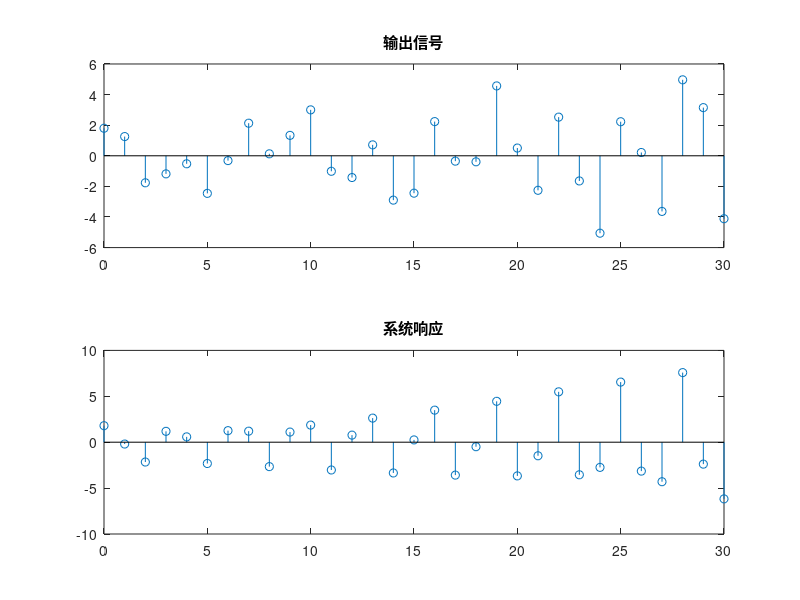

The MATLAB source for this figure:
num=[1.8 0.34 -1.32 -0.86];
den=[1 0.3 0.5 -0.72];
n=0:30;
x=cos(0.2*pi*n);
y=filter(num,den,x);
subplot(2,1,1)
stem(n,y);
title('输出信号');
subplot(2,1,2)
[h,T]=impz(num,den,31);
stem(T,h);
title('系统响应');
